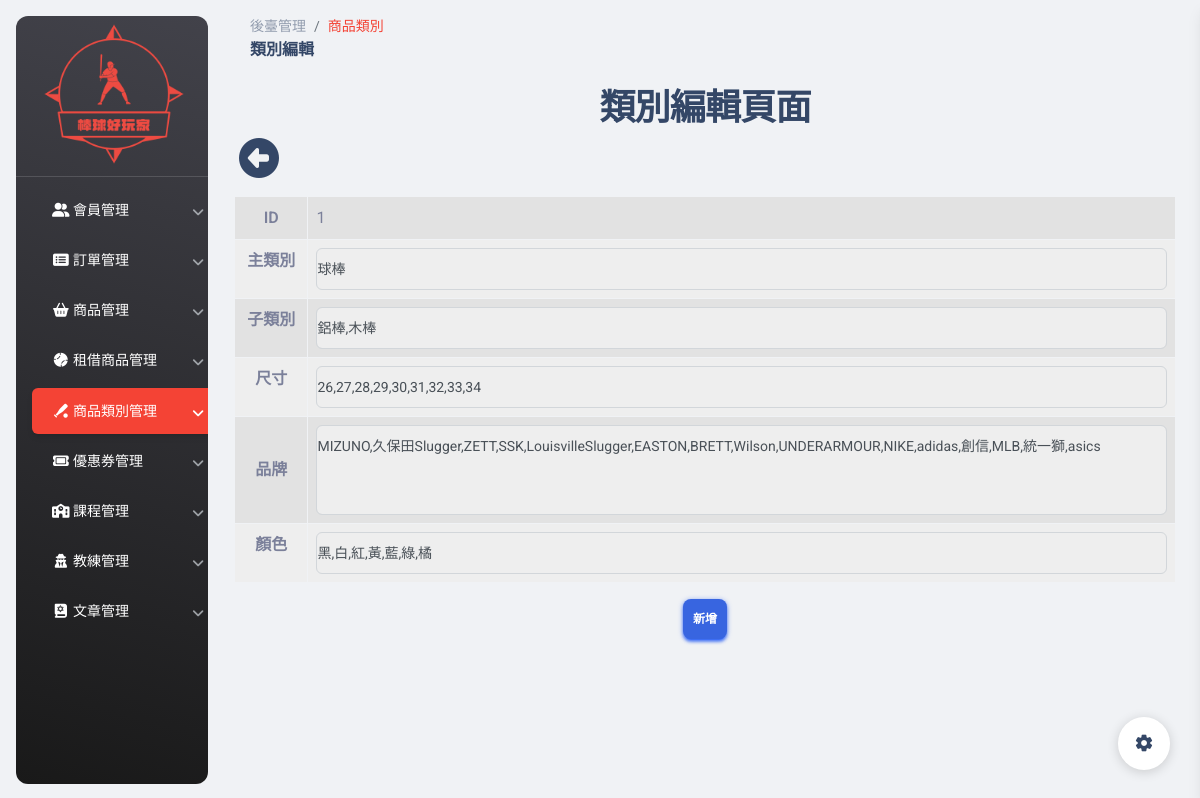
Page /pages/alterCategory.php?id=1 on the earlier database version.
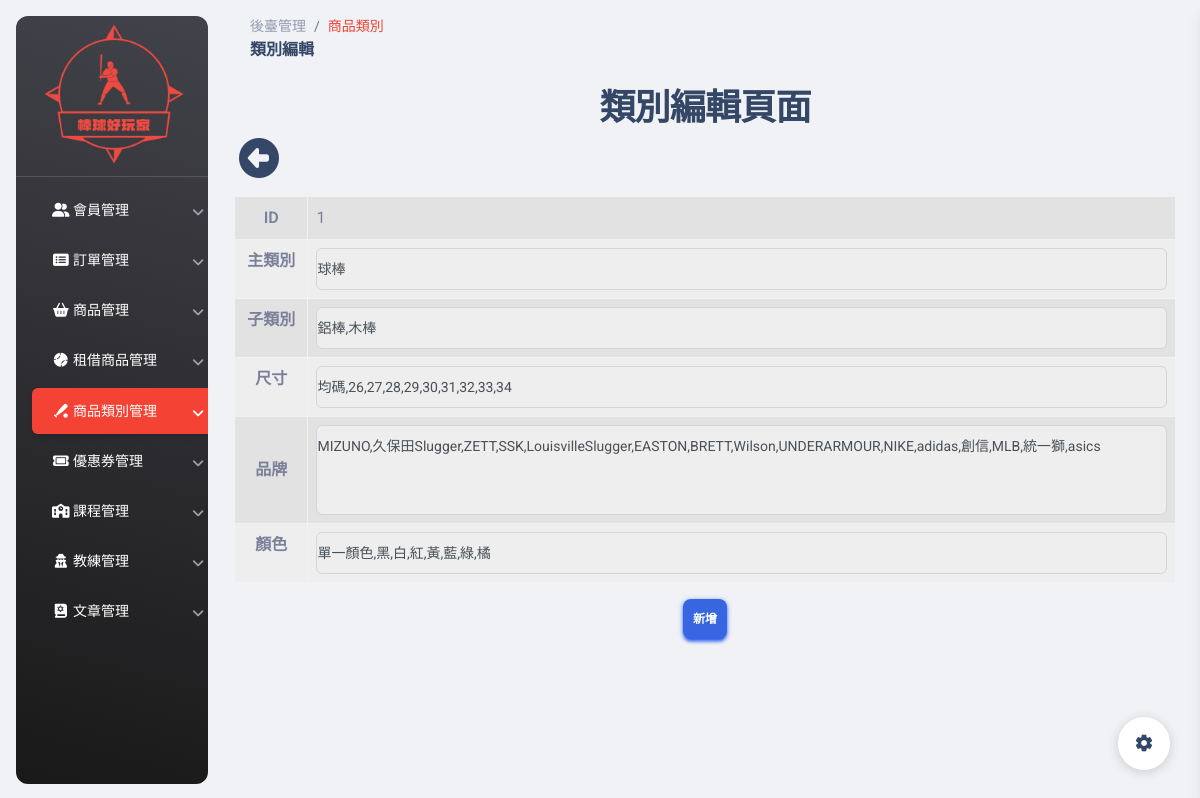
Same page on the later database version.
### tables this page shows
CREATE TABLE `product_info` (
  `ID` int(5) UNSIGNED NOT NULL,
  `class` varchar(255) NOT NULL,
  `other` varchar(255) NOT NULL,
  `size` varchar(255) NOT NULL,
  `brand` varchar(255) NOT NULL,
  `color` varchar(255) NOT NULL,
  `created_at` datetime NOT NULL,
  `valid` int(3) NOT NULL
);

### pages/alterCategory.php (the view, shortened to what the changed rows need)
<?php
include("../pages/db_connect.php");
if (!isset($_GET["id"])) {
  $id = 0;
} else {
  $id = $_GET["id"];
}
$sql = "SELECT * FROM `product_info`  WHERE ID=$id AND valid=1";
$result = $conn->query($sql);
$rowCount = $result->num_rows;
?>
<!DOCTYPE html>
<html lang="en">
<head>
  <link href="../assets/css/nucleo-icons.css" rel="stylesheet" />
  <link href="../assets/css/nucleo-svg.css" rel="stylesheet" />
  <link id="pagestyle" href="../assets/css/material-dashboard.css?v=3.0.0" rel="stylesheet" />
  <link rel="stylesheet" href="https://cdnjs.cloudflare.com/ajax/libs/font-awesome/6.5.1/css/all.min.css" />
  <link href="../assets/css/ader.css" rel="stylesheet" />
</head>
<body class="g-sidenav-show  bg-gray-200">
  <main class="main-content position-relative max-height-vh-100 h-100 border-radius-lg ">
    <div class="container ">
      <?php if ($rowCount == 0) : ?>
        類別不存在
      <?php else :
        $row = $result->fetch_assoc();
      ?>
        <h2 class="mt-2 text-center">類別編輯頁面</h2>
        <a href="detail.php?id=<?= $row["ID"] ?>" class="searchback position-relative"><i class="fa-solid fa-fw page3-fa-circle-left fa-circle-left"></i></a>
        <form action="alter_other.php" method="post">
          <table class="table table-bordered">
            <table class="table table-bordered table-striped page3_PJ-table">
              <tr>
                <th class="page3_PJ-th">ID</th>
                <td class=""><?= $row["ID"] ?></td>
              </tr>
              <tr>
                <th class="page3_PJ-th">主類別</th>
                <td><input type="text" class="form-control" value="<?= $row["class"] ?>" name="class"></td>
              </tr>
              <tr>
                <th class="page3_PJ-th">子類別</th>
                <td><input type="text" class="form-control" value="<?= $row["other"] ?>" name="other"></td>
              </tr>
              <tr>
                <th class="page3_PJ-th">尺寸</th>
                <td><input type="text" class="form-control" value="<?= $row["size"] ?>" name="size"></td>
              </tr>
              <tr>
                <th class="page3_PJ-th page3_PJ-brand">品牌</th>
                <td class="">
                  <textarea class="page3_PJ-text form-control" rows="3" cols="100" name="brand"><?= trim($row["brand"]) ?></textarea>
                </td>
              </tr>
              <tr>
                <th class="page3_PJ-th">顏色</th>
                <td><input type="tel" class="form-control" value="<?= $row["color"] ?>" name="color"></td>
              </tr>
            </table>
            <div class="page3_PJ-btn">
              <button type="submit" class="btn btn-primary">新增</button>
            </div>
        </form>
      <?php endif; ?>
    </div>
  </main>
</body>
</html>

Differences in the rows shown:
changed product_info "球棒": size "26,27,28,29,30,31,32,33,34" → "均碼,26,27,28,29,30,31,32,33,34"; color "黑,白,紅,黃,藍,綠,橘" → "單一顏色,黑,白,紅,黃,藍,綠,橘"
